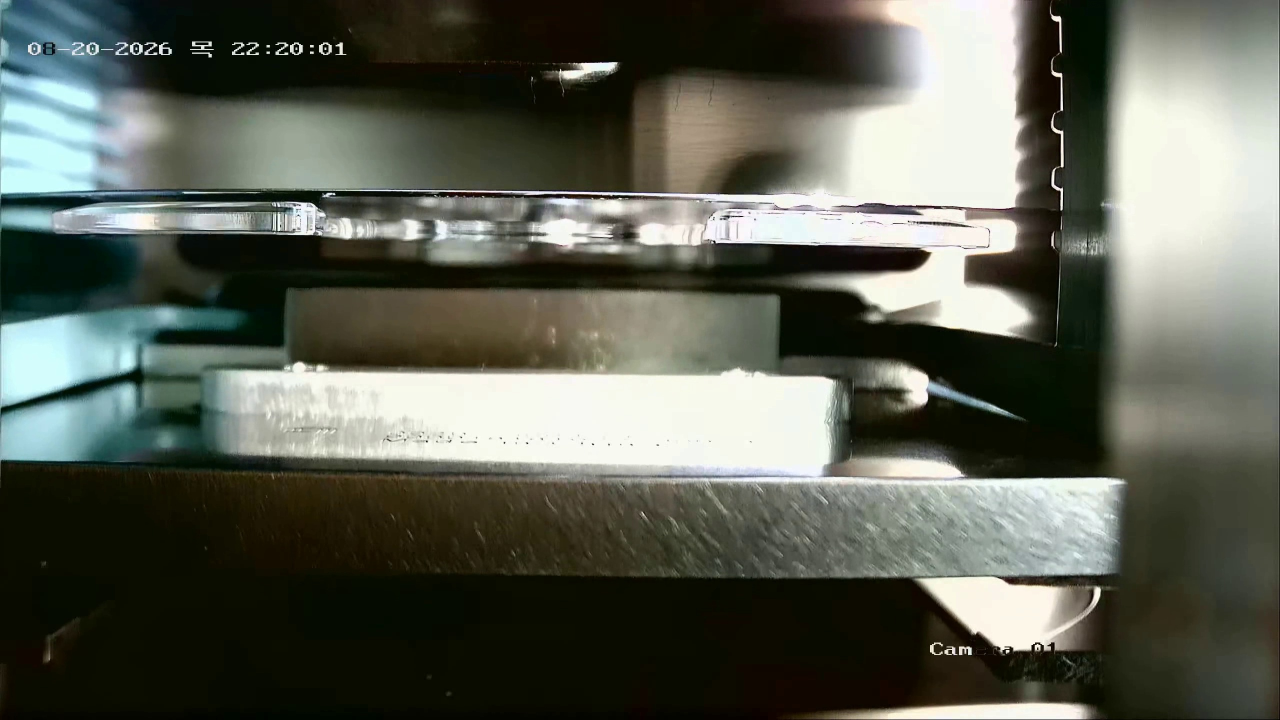
#> input picture EPI/type2_001_measurement.jpg, 2560 x 1440 px (shown at 1/2 size)
$ python phase_b_template_matching_v3.py --images . --template type2_001_measurement.jpg   (older library calls are emulated)
#> lines starting #> are read from the running program, lines starting #| are printed output that depends on the picture

from __future__ import annotations

import argparse
from dataclasses import dataclass
from pathlib import Path

import cv2
import numpy as np
import pandas as pd


# ============================================================
# Configuration
# ============================================================

@dataclass
class Config:
    search_roi: tuple[int, int, int, int] = (
        41, 358, 2027, 186
    )
    measure_roi: tuple[int, int, int, int] = (
        49, 296, 381, 273
    )

    match_threshold: float = 0.65

    # Template 내 측정 기준 위치
    measure_x_ratio: float = 0.5

    # Template 상하 경계 위치
    blade_top_ratio: float = 0.0
    blade_bottom_ratio: float = 1.0
    blade_top_offset: float = 0.0
    blade_bottom_offset: float = 0.0

    # 측정 기준 X 중심 주변 분석 폭
    measure_band_width: int = 60

    # Wafer 탐색 범위
    min_gap: int = 5
    max_gap: int = 100
    exclusion_px: int = 4

    # Wafer edge 검출
    blur_ksize: int = 3
    profile_smooth: int = 3
    wafer_edge_threshold: float = 18.0
    wafer_min_support: float = 0.35
    wafer_support_gradient: float = 15.0
    wafer_min_prominence: float = 5.0

    # 수평 edge의 위치가 X 방향으로 일관적인지 검사
    wafer_max_y_std: float = 4.0

    # 경계 후보 사이의 최소 거리
    edge_min_distance: int = 3

    jpeg_quality: int = 95


# ============================================================
# Utilities
# ============================================================

def crop_roi(image, roi):
    x, y, w, h = map(int, roi)
    ih, iw = image.shape[:2]

    if w <= 0 or h <= 0:
        raise ValueError(f"Invalid ROI: {roi}")

    x1 = max(0, x)
    y1 = max(0, y)
    x2 = min(iw, x + w)
    y2 = min(ih, y + h)

    if x2 <= x1 or y2 <= y1:
        raise ValueError(
            f"ROI outside image: {roi}, {iw}x{ih}"
        )

    return (
        image[y1:y2, x1:x2],
        (x1, y1, x2, y2),
    )


def odd(value):
    value = max(1, int(value))
    return value if value % 2 else value + 1


# [11 lines left out: function smooth_1d, not called in this run]


def preprocess_gray(image, blur_ksize=3):
    gray = cv2.cvtColor(image, cv2.COLOR_BGR2GRAY)

    if blur_ksize > 1:
        k = odd(blur_ksize)
        gray = cv2.GaussianBlur(gray, (k, k), 0)

    return gray


# ============================================================
# 1. Template Matching
# ============================================================

def match_blade(image, template, cfg):
    search, bounds = crop_roi(
        image,
        cfg.search_roi,
    )

    sx1, sy1, sx2, sy2 = bounds

    search_gray = preprocess_gray(search)
    template_gray = preprocess_gray(template)

    th, tw = template_gray.shape
    sh, sw = search_gray.shape

    if tw > sw or th > sh:
        raise ValueError(
            f"Template {tw}x{th} is larger than "
            f"search ROI {sw}x{sh}"
        )

    if template_gray.std() < 2.0:
        raise ValueError(
            "Template has insufficient contrast"
        )

    response = cv2.matchTemplate(
        search_gray,
        template_gray,
        cv2.TM_CCOEFF_NORMED,
    )

    # 보호: 수치적으로 유효하지 않은 결과 제외
    response = np.nan_to_num(
        response,
        nan=-1.0,
        posinf=-1.0,
        neginf=-1.0,
    )

    _, max_score, _, max_loc = cv2.minMaxLoc(
        response
    )

    local_x, local_y = max_loc

    match_x = sx1 + local_x
    match_y = sy1 + local_y

    # 최고점 주변을 가리고 2순위 매칭 확인
    second_response = response.copy()

    exclusion_x = max(4, tw // 2)
    exclusion_y = max(4, th // 2)

    x1 = max(0, local_x - exclusion_x)
    y1 = max(0, local_y - exclusion_y)
    x2 = min(
        second_response.shape[1],
        local_x + exclusion_x + 1,
    )
    y2 = min(
        second_response.shape[0],
        local_y + exclusion_y + 1,
    )

    second_response[y1:y2, x1:x2] = -1.0

    second_score = float(
        np.max(second_response)
    )

    return {
        "status": (
            "matched"
            if max_score >= cfg.match_threshold
            else "low_score"
        ),
        "score": float(max_score),
        "second_score": second_score,
        "score_margin": float(
            max_score - second_score
        ),
        "x": int(match_x),
        "y": int(match_y),
        "w": int(tw),
        "h": int(th),
    }


# ============================================================
# 2. Blade measurement anchors
# ============================================================

# [305 lines left out: functions calculate_blade_anchors, get_measurement_band, calculate_wafer_profile, detect_edge_candidates, find_nearest_wafer, not called in this run]


# ============================================================
# 7. Geometry measurement
# ============================================================

def analyze_image(image, template, cfg):
    match = match_blade(
        image,
        template,
        cfg,
    )

    result = {
        "status": "",
        "match": match,
        "anchors": None,
        "upper": None,
        "lower": None,
        "upper_status": "not_evaluated",
        "lower_status": "not_evaluated",
        "top_gap_px": None,
        "bottom_gap_px": None,
        "top_ratio": None,
        "bottom_ratio": None,
    }

    debug = {}

    if match["status"] != "matched":
        result["status"] = "blade_match_failed"
        return result, debug

    anchors = calculate_blade_anchors(
        match,
        cfg,
    )

    result["anchors"] = anchors

    # 템플릿 측정 기준점이 ROI 안에 있는지 검증
    my = cfg.measure_roi[1]
    mh = cfg.measure_roi[3]

    if not (
        my <= anchors["top_y"] < anchors["bottom_y"]
        < my + mh
    ):
        result["status"] = "blade_outside_measure_roi"
        return result, debug

    band, bounds = get_measurement_band(
        image,
        anchors,
        cfg,
    )

    profile = calculate_wafer_profile(
        band,
        cfg,
    )

    candidates = detect_edge_candidates(
        profile,
        bounds,
        cfg,
    )

    upper, upper_status, upper_candidates = (
        find_nearest_wafer(
            candidates,
            anchors["top_y"],
            "upper",
            cfg,
        )
    )

    lower, lower_status, lower_candidates = (
        find_nearest_wafer(
            candidates,
            anchors["bottom_y"],
            "lower",
            cfg,
        )
    )

    result.update({
        "upper": upper,
        "lower": lower,
        "upper_status": upper_status,
        "lower_status": lower_status,
        "top_gap_px": (
            upper["gap_px"] if upper else None
        ),
        "bottom_gap_px": (
            lower["gap_px"] if lower else None
        ),
    })

    top = result["top_gap_px"]
    bottom = result["bottom_gap_px"]

    if top is not None and bottom is not None:
        total = top + bottom

        if total > 0:
            result["top_ratio"] = 100.0 * top / total
            result["bottom_ratio"] = 100.0 * bottom / total

    if upper and lower:
        result["status"] = "ok"
    elif upper or lower:
        result["status"] = "partial"
    else:
        result["status"] = "no_wafer_detected"

    debug.update({
        "band": band,
        "bounds": bounds,
        "profile": profile,
        "candidates": candidates,
        "upper_candidates": upper_candidates,
        "lower_candidates": lower_candidates,
    })

    return result, debug


# ============================================================
# 8. Overlay
# ============================================================

# [288 lines left out: functions draw_overlay, create_detail, flatten_result, save_debug, not called in this run]


# ============================================================
# 10. Main
# ============================================================

def main():
    parser = argparse.ArgumentParser(
        description="Phase B v3 Template Matching Gap Measurement"
    )

    parser.add_argument("--images", required=True)
    parser.add_argument("--template", required=True)
    parser.add_argument(
        "--output",
        default="output/06_phase_b_v3",
    )

    parser.add_argument(
        "--search-roi",
        nargs=4, type=int,
        default=[41, 358, 2027, 186],
        metavar=("X", "Y", "W", "H"),
    )

    parser.add_argument(
        "--measure-roi",
        nargs=4, type=int,
        default=[49, 296, 381, 273],
        metavar=("X", "Y", "W", "H"),
    )

    parser.add_argument(
        "--match-threshold",
        type=float, default=0.65,
    )

    parser.add_argument(
        "--measure-x-ratio",
        type=float, default=0.5,
    )

    parser.add_argument(
        "--blade-top-ratio",
        type=float, default=0.0,
    )

    parser.add_argument(
        "--blade-bottom-ratio",
        type=float, default=1.0,
    )

    parser.add_argument(
        "--blade-top-offset",
        type=float, default=0.0,
    )

    parser.add_argument(
        "--blade-bottom-offset",
        type=float, default=0.0,
    )

    parser.add_argument(
        "--measure-band-width",
        type=int, default=60,
    )

    parser.add_argument(
        "--min-gap",
        type=int, default=5,
    )

    parser.add_argument(
        "--max-gap",
        type=int, default=100,
    )

    parser.add_argument(
        "--wafer-edge-threshold",
        type=float, default=18.0,
    )

    parser.add_argument(
        "--wafer-min-support",
        type=float, default=0.35,
    )

    parser.add_argument(
        "--wafer-min-prominence",
        type=float, default=5.0,
    )

    parser.add_argument(
        "--wafer-max-y-std",
        type=float, default=4.0,
    )

    args = parser.parse_args()

    cfg = Config(
        search_roi=tuple(args.search_roi),
        measure_roi=tuple(args.measure_roi),
        match_threshold=args.match_threshold,
        measure_x_ratio=args.measure_x_ratio,
        blade_top_ratio=args.blade_top_ratio,
        blade_bottom_ratio=args.blade_bottom_ratio,
        blade_top_offset=args.blade_top_offset,
        blade_bottom_offset=args.blade_bottom_offset,
        measure_band_width=args.measure_band_width,
        min_gap=args.min_gap,
        max_gap=args.max_gap,
        wafer_edge_threshold=args.wafer_edge_threshold,
        wafer_min_support=args.wafer_min_support,
        wafer_min_prominence=args.wafer_min_prominence,
        wafer_max_y_std=args.wafer_max_y_std,
    )

    if not (0 <= cfg.measure_x_ratio <= 1):
        parser.error("--measure-x-ratio must be 0~1")
    if cfg.measure_band_width < 8:
        parser.error("--measure-band-width must be >= 8")
    if cfg.min_gap < 0 or cfg.max_gap <= cfg.min_gap:
        parser.error("Invalid gap range")
    if not (0 <= cfg.match_threshold <= 1):
        parser.error("--match-threshold must be 0~1")

    image_dir = Path(args.images)
    template_path = Path(args.template)
    output_dir = Path(args.output)

    template = cv2.imread(str(template_path))
#> template is the input picture: shape (1440, 2560, 3); mean B, G, R 84.6, 95.5, 91.9

    if template is None:
        raise FileNotFoundError(
            f"Cannot load template: {template_path}"
        )

    overlay_dir = output_dir / "overlay"
    detail_dir = output_dir / "detail"
    debug_dir = output_dir / "debug"

    for directory in [
        overlay_dir,
        detail_dir,
        debug_dir,
    ]:
        directory.mkdir(parents=True, exist_ok=True)

    files = sorted(
        p for p in image_dir.iterdir()
        if p.suffix.lower() in {
            ".jpg", ".jpeg", ".png", ".bmp"
        }
    )

    if not files:
        raise FileNotFoundError(
            f"No images found: {image_dir}"
        )

    print("=" * 65)
    print("Phase B v3 - Template Matching")
    print("=" * 65)
    print(f"Images           : {len(files)}")
    print(f"Template         : {template_path}")
    print(f"Template size    : {template.shape[1]}x{template.shape[0]}")
#| Template size    : 2560x1440
    print(f"Search ROI       : {cfg.search_roi}")
    print(f"Measure ROI      : {cfg.measure_roi}")
    print(f"Match threshold  : {cfg.match_threshold}")
    print(f"Measure X ratio  : {cfg.measure_x_ratio}")
    print()

    rows = []

    for i, path in enumerate(files, 1):
        image = cv2.imread(str(path))

        if image is None:
            rows.append({
                "image": path.name,
                "status": "image_read_failed",
            })
            continue

        try:
            result, debug = analyze_image(
                image,
                template,
                cfg,
            )
#> in match_blade, `search, bounds = crop_roi( image, cfg.search_roi, )`:
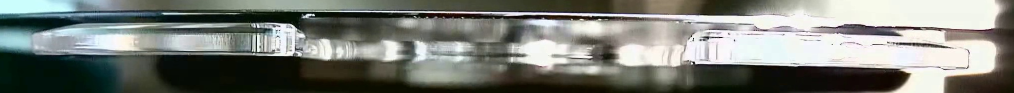
#> search: shape (186, 2027, 3) (shown at 1/2 size); mean B, G, R 118.4, 124.7, 121.3
#> in match_blade, `search, bounds = crop_roi( image, cfg.search_roi, )`: bounds = (41, 358, 2068, 544)
#> in match_blade, `sx1, sy1, sx2, sy2 = bounds`: sx1 = 41; sy1 = 358; sx2 = 2068; sy2 = 544
#> in preprocess_gray, `gray = cv2.cvtColor(image, cv2.COLOR_BGR2GRAY)`:
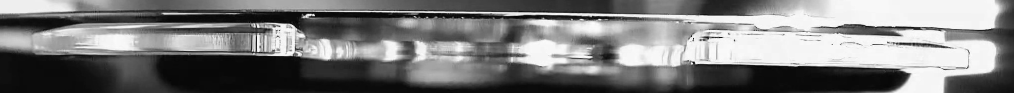
#> gray: shape (186, 2027) (shown at 1/2 size); min 0, max 255, mean 123
#> call 2 of preprocess_gray, with blur_ksize = 3
#> in preprocess_gray (call 2), `gray = cv2.cvtColor(image, cv2.COLOR_BGR2GRAY)`:
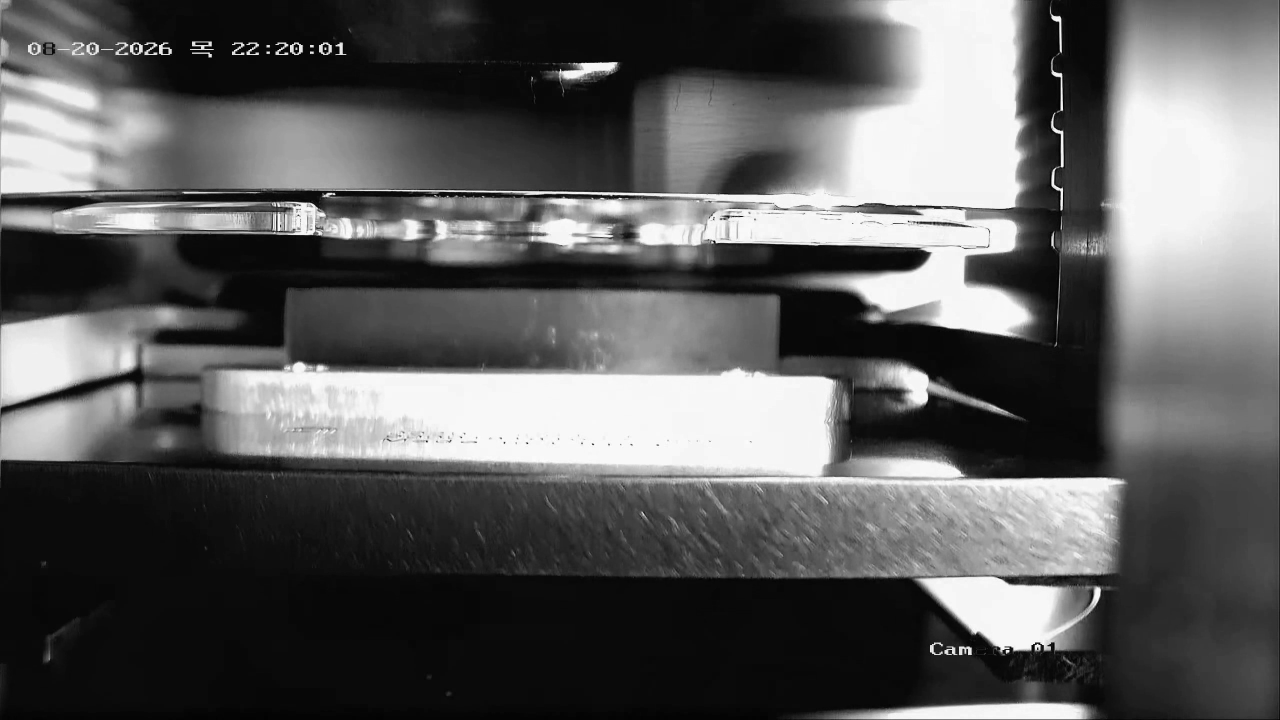
#> gray: shape (1440, 2560) (shown at 1/2 size); min 0, max 255, mean 93.2

            overlay = draw_overlay(
                image,
                result,
                debug,
                cfg,
            )

            detail = create_detail(
                overlay,
                result,
                cfg,
            )

            cv2.imwrite(
                str(overlay_dir / path.name),
                overlay,
            )

            cv2.imwrite(
                str(detail_dir / path.name),
                detail,
            )

            save_debug(
                debug_dir,
                path.stem,
                result,
                debug,
            )

            row = flatten_result(
                path.name,
                result,
            )

        except Exception as exc:
            row = {
                "image": path.name,
                "status": "error",
                "error": str(exc),
            }

        rows.append(row)

        print(
            f"[{i:02d}/{len(files):02d}] "
            f"{path.name} | "
            f"{row['status']} | "
            f"Match={row.get('match_score', None)} | "
            f"Top={row.get('top_gap_px', None)} | "
            f"Bottom={row.get('bottom_gap_px', None)}"
        )
#> pass 2 of the loop in main, `for i, path in enumerate(files, 1):`:
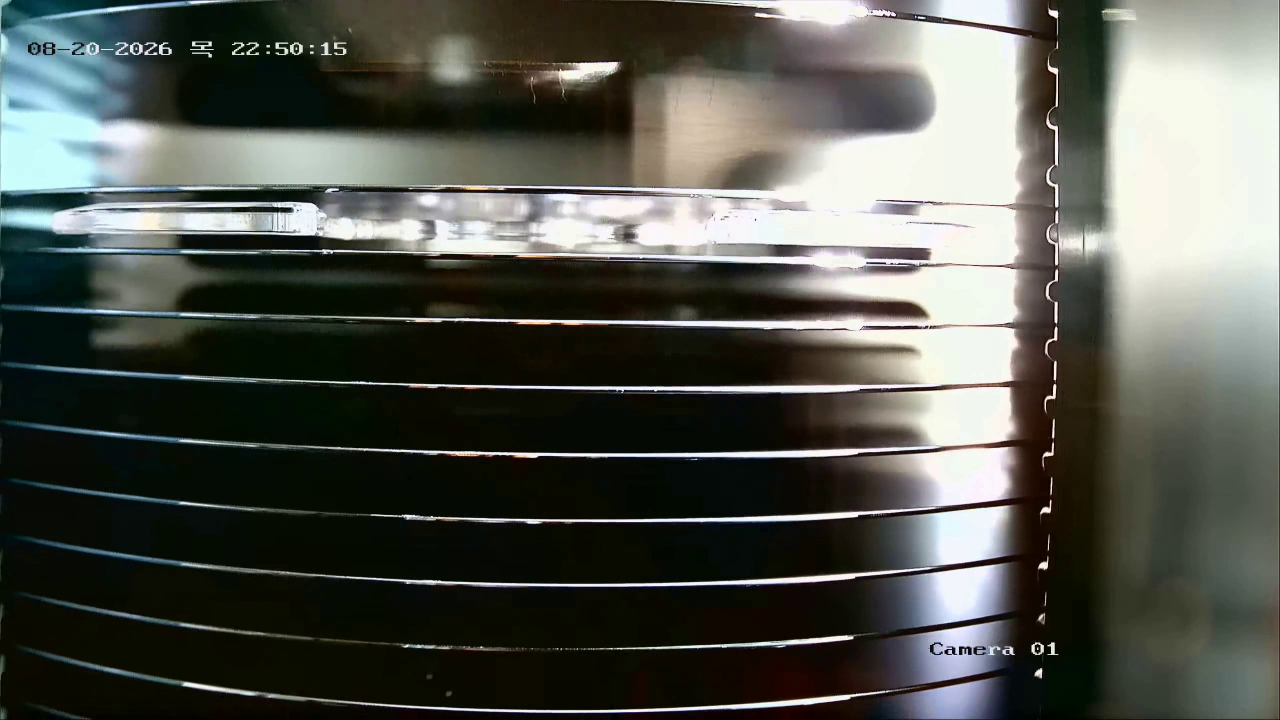
#> input picture EPI/type2_012_measurement.jpg, 2560 x 1440 px (shown at 1/2 size)
#> in main, image is the input picture: shape (1440, 2560, 3); mean B, G, R 79.4, 86.2, 83.7
#> in match_blade (call 2), `search, bounds = crop_roi( image, cfg.search_roi, )`:
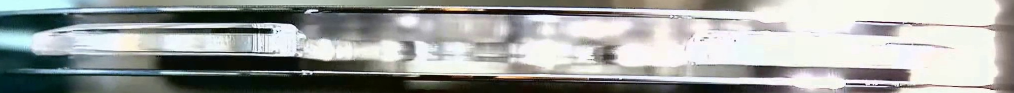
#> search: shape (186, 2027, 3) (shown at 1/2 size); mean B, G, R 159, 161.5, 158.5
#> in preprocess_gray (call 3), `gray = cv2.cvtColor(image, cv2.COLOR_BGR2GRAY)`:
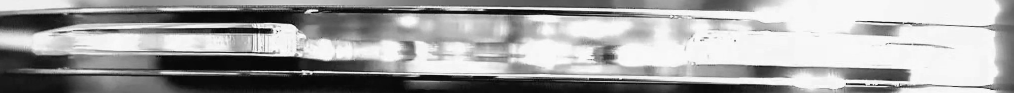
#> gray: shape (186, 2027) (shown at 1/2 size); min 0, max 255, mean 160.3

    result_df = pd.DataFrame(rows)

    result_path = output_dir / "geometry_results.csv"

#> (the run stopped early here; a loop or call above may not have finished)
